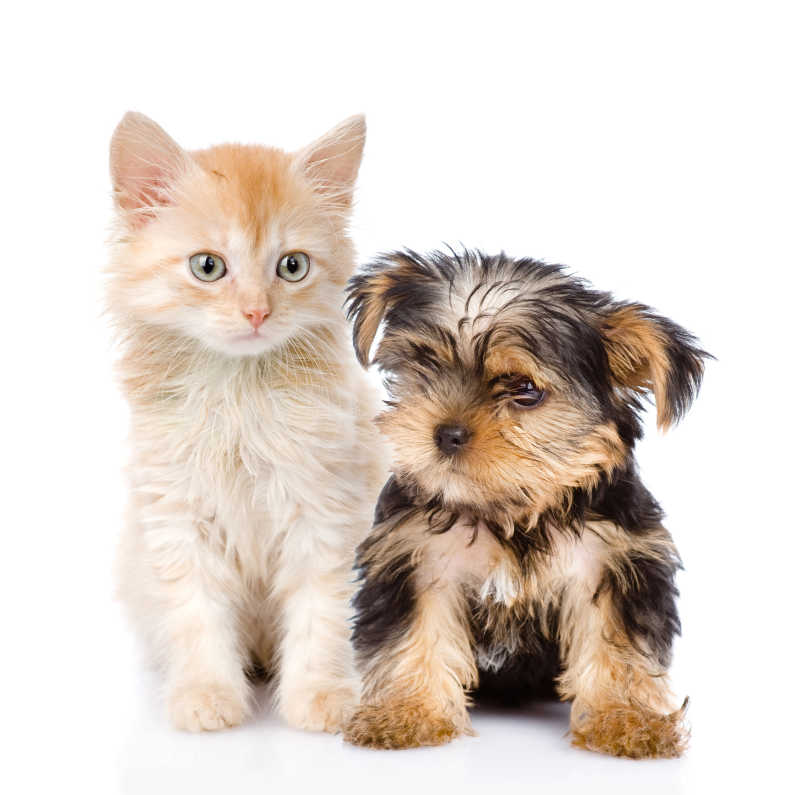
#> input picture Opencv计算机视觉实战/直方图与博里叶变换/img.png, 800 x 795 px
$ python '直方图.py'
#> lines starting #> are read from the running program, lines starting #| are printed output that depends on the picture
import numpy as np
import cv2
import matplotlib.pyplot as plt

def cv_show(img,name):
    cv2.imshow(name,img)
    cv2.waitKey()
    cv2.destroyAllWindows()

def hist_img():
    img=cv2.imread('./img.png')
    cv_show(img,'img')
    img=cv2.cvtColor(img,cv2.COLOR_BGR2GRAY)
    hist=cv2.calcHist([img],[0],None,[256],[0,256])
    plt.hist(img.ravel(),256,)
    plt.show()

def mask_img():
    img=cv2.imread('./img.png')
    print(img.shape)
    mask=np.zeros(img.shape[:2],np.uint8)
    print(mask.shape)
    mask[100:300,100:400]=255
    masked_img=cv2.bitwise_and(img,img,mask=mask)
    cv_show(masked_img,'mask')

    hist_full=cv2.calcHist([img],[0],None,[256],[0,256])
    hisk_mask=cv2.calcHist([img],[0],mask,[256],[0,256])

    plt.subplot(221), plt.imshow(img, 'gray')
    plt.subplot(222), plt.imshow(mask, 'gray')
    plt.subplot(223), plt.imshow(masked_img, 'gray')
    plt.subplot(224), plt.plot(hist_full), plt.plot(hisk_mask)
    plt.xlim([0, 256])  # 设置x轴的数值显示范围。
    plt.show()

def hist_equilibrium():
    img=cv2.imread('./img.png',0)

    equ = cv2.equalizeHist(img)
    plt.subplot(121)
    plt.hist(img.ravel(), 256)  # 均衡化前

    plt.subplot(122)
    plt.hist(equ.ravel(), 256)  # 均衡化后

    plt.show()

def Fourier_transform():
    img=cv2.imread('./img.png',0)
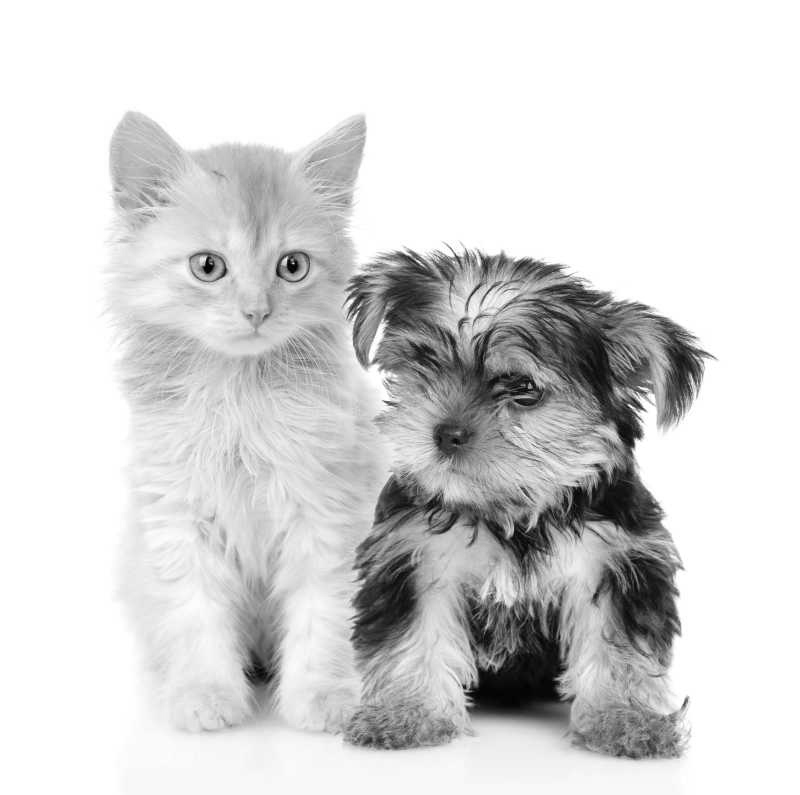
#> img: shape (795, 800); min 0, max 255, mean 214.1
    rows,clos=img.shape
#> rows = 795; clos = 800
    nrows=cv2.getOptimalDFTSize(rows)
#> nrows = 800
    ncols=cv2.getOptimalDFTSize(clos)
#> ncols = 800

    padded=cv2.copyMakeBorder(img,0,nrows-rows,0,ncols,cv2.BORDER_CONSTANT,value=0)
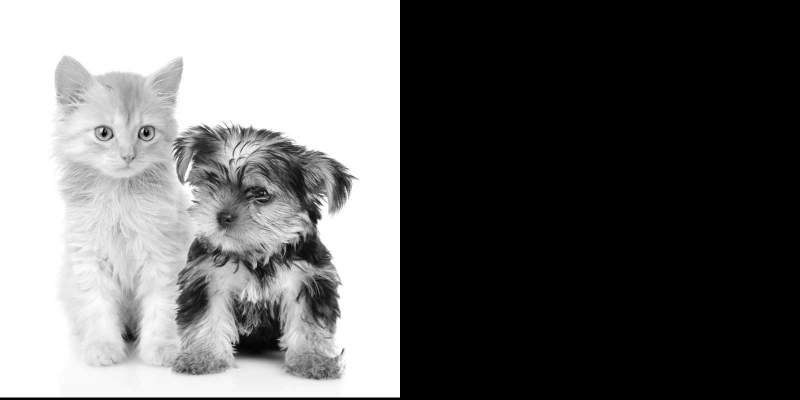
#> padded: shape (800, 1600) (shown at 1/2 size); min 0, max 255, mean 106.4

    dft=cv2.dft(np.float32(padded),flags=cv2.DFT_COMPLEX_OUTPUT)
    dft_shift=np.fft.fftshift(dft)

    magnitude_spectrum = 20 * np.log(cv2.magnitude(dft_shift[:, :, 0], dft_shift[:, :, 1]))
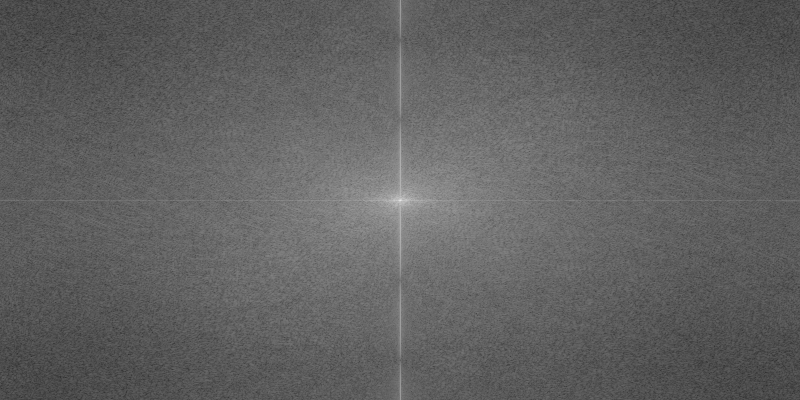
#> magnitude_spectrum: shape (800, 1600) float32 (shown at 1/2 size); min 29.15, max 374.6, mean 160.3; drawn with min black and max white

    # 6. 显示结果
    plt.subplot(121), plt.imshow(img, cmap='gray')
    plt.title('Input Image'), plt.xticks([]), plt.yticks([])
    plt.subplot(122), plt.imshow(magnitude_spectrum, cmap='gray')
    plt.title('Magnitude Spectrum'), plt.xticks([]), plt.yticks([])
    plt.show()
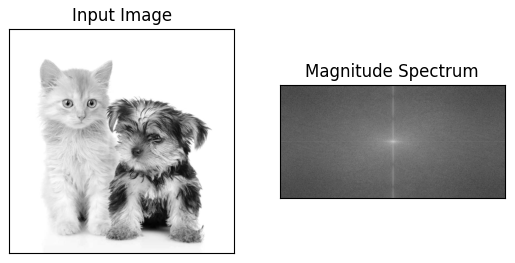
#> figure drawn by matplotlib, 2 panels

if __name__ == '__main__':

    Fourier_transform()
